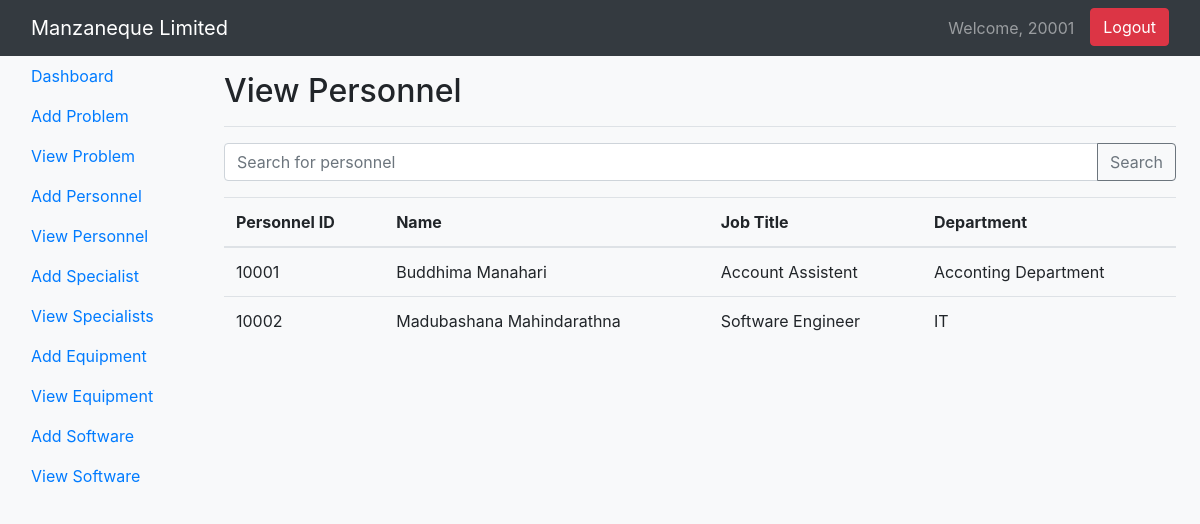
The app's page /Source_Code/view_personnel.php (signed in) with its own data.
### tables this page shows
CREATE TABLE IF NOT EXISTS `personnel` (
  `PersonnelID` int NOT NULL,
  `Name` varchar(255) DEFAULT NULL,
  `JobTitle` varchar(255) DEFAULT NULL,
  `Department` varchar(255) DEFAULT NULL,
  PRIMARY KEY (`PersonnelID`)
);

### Source_Code/view_personnel.php (the view, shortened to what this page needs)
<?php
$operatorID = $_SESSION['operatorID'];
include('Connection.php');
$search = "";
$query = "SELECT * FROM Personnel";
$result = $conn->query($query);
?>
<!DOCTYPE html>
<html lang="en">
<head>
    <link rel="stylesheet" href="https://stackpath.bootstrapcdn.com/bootstrap/4.5.2/css/bootstrap.min.css">
    <link rel="stylesheet" href="styles.css">
</head>
<body>
<nav class="navbar navbar-expand-lg navbar-dark bg-dark">
    <div class="container-fluid">
        <span class="navbar-brand">Manzaneque Limited</span>
        <div class="collapse navbar-collapse" id="navbarNav">
            <ul class="navbar-nav ml-auto">
                <li class="nav-item">
                    <span class="navbar-text mr-3">Welcome, <?php echo $operatorID; ?></span>
                </li>
                <li class="nav-item">
                    <a class="btn btn-danger" href="logout.php">Logout</a>
                </li>
            </ul>
        </div>
    </div>
</nav>
<div class="container-fluid">
    <div class="row">
        <nav id="sidebar" class="col-md-3 col-lg-2 d-md-block bg-light sidebar">
            <div class="sidebar-sticky">
                <ul class="nav flex-column">
                    <li class="nav-item">
                        <a class="nav-link" href="dashboard.php">
                            Dashboard
                        </a>
                    </li>
                    <li class="nav-item">
                        <a class="nav-link" href="add_problem.php">
                            Add Problem
                        </a>
                    </li>
                    <li class="nav-item">
                        <a class="nav-link" href="view_problem.php">
                            View Problem
                        </a>
                    </li>
                    <li class="nav-item">
                        <a class="nav-link" href="add_personnel.php">
                            Add Personnel
                        </a>
                    </li>
                    <li class="nav-item">
                        <a class="nav-link active" href="view_personnel.php">
                            View Personnel
                        </a>
                    </li>
                    <li class="nav-item">
                        <a class="nav-link active" href="add_specialist.php">
                            Add Specialist
                        </a>
                    </li>
                    <li class="nav-item">
                        <a class="nav-link active" href="view_specialists.php">
                            View Specialists
                        </a>
                    </li>
                    <li class="nav-item">
                        <a class="nav-link active" href="add_equipment.php">
                            Add Equipment
                        </a>
                    </li>
                    <li class="nav-item">
                        <a class="nav-link active" href="view_equipment.php">
                            View Equipment
                        </a>
                    </li>
                    <li class="nav-item">
                        <a class="nav-link active" href="add_software.php">
                            Add Software
                        </a>
                    </li>
                    <li class="nav-item">
                        <a class="nav-link active" href="view_software.php">
                            View Software
                        </a>
                    </li>
                </ul>
            </div>
        </nav>
        <main role="main" class="col-md-9 ml-sm-auto col-lg-10 px-md-4">
            <div class="d-flex justify-content-between flex-wrap flex-md-nowrap align-items-center pt-3 pb-2 mb-3 border-bottom">
                <h1 class="h2">View Personnel</h1>
            </div>
            <form action="view_personnel.php" method="post" class="mb-3">
                <div class="input-group">
                    <input type="text" class="form-control" placeholder="Search for personnel" name="search" value="<?php echo $search; ?>">
                    <div class="input-group-append">
                        <button class="btn btn-outline-secondary" type="submit">Search</button>
                    </div>
                </div>
            </form>
            <table class="table">
                <thead>
                <tr>
                    <th>Personnel ID</th>
                    <th>Name</th>
                    <th>Job Title</th>
                    <th>Department</th>
                </tr>
                </thead>
                <tbody>
                <?php
                while ($row = $result->fetch_assoc()) {
                    echo "<tr>
                            <td>{$row['PersonnelID']}</td>
                            <td>{$row['Name']}</td>
                            <td>{$row['JobTitle']}</td>
                            <td>{$row['Department']}</td>
                          </tr>";
                }
                ?>
                </tbody>
            </table>
        </main>
    </div>
</div>
</body>
</html>

### Source_Code/styles.css (style rules this page uses)
body { background-color: #f8f9fa; }

### records on screen
personnel: PersonnelID "10001", Name "Buddhima Manahari", JobTitle "Account Assistent", Department "Acconting Department"
personnel: PersonnelID "10002", Name "Madubashana Mahindarathna", JobTitle "Software Engineer", Department "IT"

### other values on screen
$operatorID "20001"
